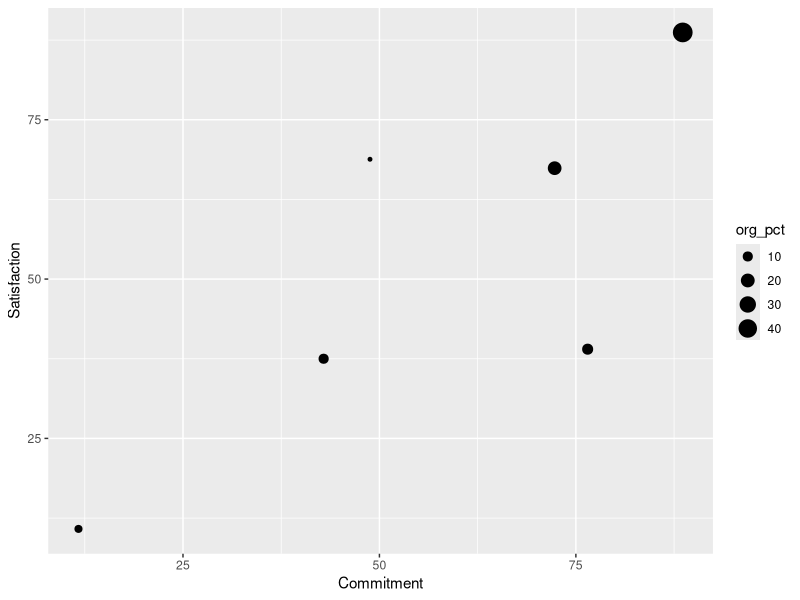

Write R code to recreate this figure.
## ---- chunk 1
knitr::opts_chunk$set(echo = TRUE)
## ---- chunk 2

setwd("C:/@data/GitHub/WES_engagement_states")

library(ggplot2)
library(dplyr)

eng_state_data <- read.csv("./data/eng_states_data.csv")

eng_state_data <- eng_state_data %>%
  group_by(ORGID) %>%
  mutate(org_pct = Employees/sum(Employees)*100)

## ---- chunk 3

q <- ggplot(subset(eng_state_data, ORGID == "OWL"),
            aes(x = Commitment, y = Satisfaction))
q + geom_point(aes(size = org_pct))

